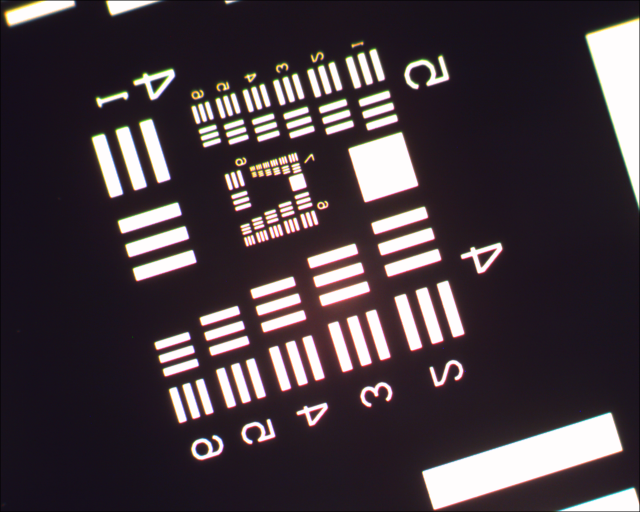
%> input picture BE492Lab3/04_C5.bmp, 1280 x 1024 px (shown at 1/2 size)
$ octave BE492Lab3_PartC.m   (GNU Octave 9; MATLAB toolbox functions it lacks are replaced by stand-ins)
%> lines starting %> are read from the running program, lines starting %| are printed output that depends on the picture
%Part C
close all;

USAF1951_focused = imread('04_C5.bmp');
%> USAF1951_focused is the input picture: size 1024x1280x3 uint8; mean R, G, B 69.7, 58.9, 64.9
USAF1951_defocused = imread('05_C6.bmp');
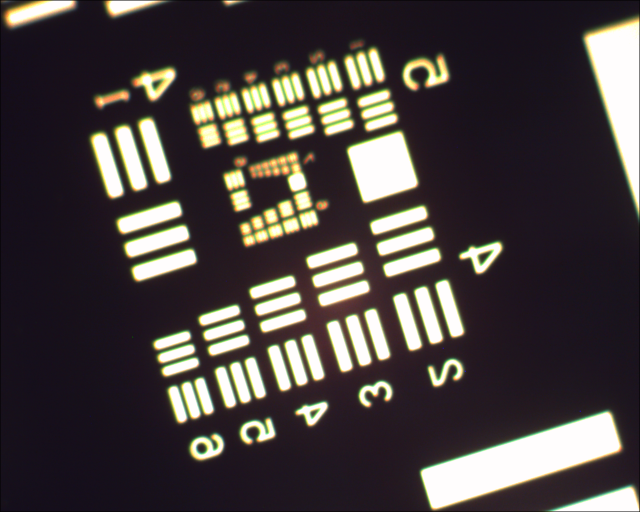
%> input picture BE492Lab3/05_C6.bmp, 1280 x 1024 px (shown at 1/2 size)
%> USAF1951_defocused is the input picture: size 1024x1280x3 uint8; mean R, G, B 73.5, 66.5, 65.4
USAF1951_shifted = imread('06_C7.bmp');
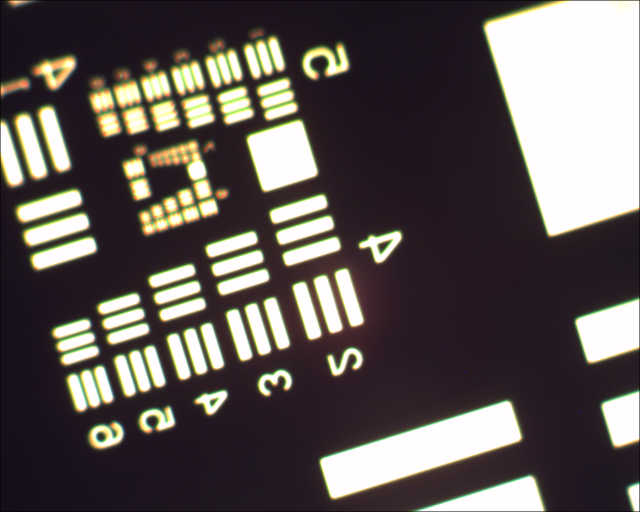
%> input picture BE492Lab3/06_C7.bmp, 1280 x 1024 px (shown at 1/2 size)
%> USAF1951_shifted is the input picture: size 1024x1280x3 uint8; mean R, G, B 96.1, 89, 86.4

%Grayscale Conversion using NTSC standards
Focusedgray = 0.2989*USAF1951_focused(:,:,1) + 0.5870*USAF1951_focused(:,:,2) + 0.1140*USAF1951_focused(:,:,3);
Defocusedgray = 0.2989*USAF1951_defocused(:,:,1) + 0.5870*USAF1951_defocused(:,:,2) + 0.1140*USAF1951_defocused(:,:,3);
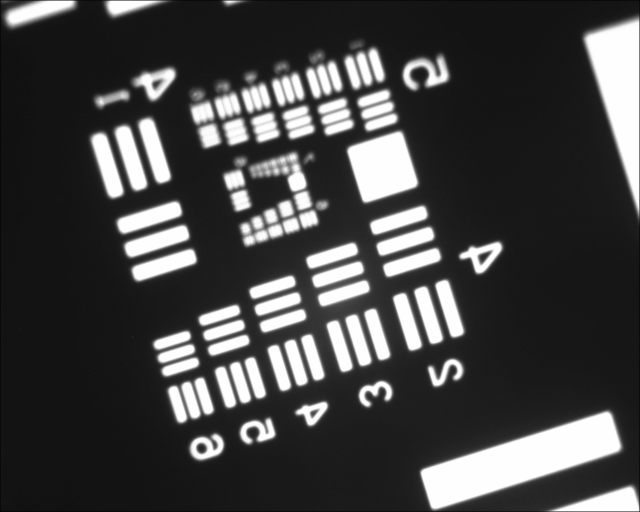
%> Defocusedgray: size 1024x1280 uint8 (shown at 1/2 size); min 0, max 254, mean 68.5
Shiftedgray = 0.2989*USAF1951_shifted(:,:,1) + 0.5870*USAF1951_shifted(:,:,2) + 0.1140*USAF1951_shifted(:,:,3);

FG_size = size(Focusedgray);
%> FG_size = [1024 1280]
DFG_size = size(Defocusedgray);
%> DFG_size = [1024 1280]
SG_size = size(Shiftedgray);
%> SG_size = [1024 1280]

microns_x = [0 ((1280 * 3.6)/(0.5*4))];
microns_y = [0 ((1024 * 3.6)/(0.5*4))];

FigureC1 = figure('name', 'Focused');
colormap(gray(256));
imagesc(microns_x,microns_y, Focusedgray);
title('NTSC Standard Grayscaled 4x Magnification in Focus');
xlabel('Microns');
ylabel('Microns');

FigureC2 = figure('name', 'Defocused');
colormap(gray(256));
imagesc(microns_x,microns_y, Defocusedgray);
title('NTSC Standard Grayscaled 4x Magnification Defocused');
xlabel('Microns');
ylabel('Microns');

%in-focus: Group 7 element 6
%out: Group 4 Element 6
infocus_real = 2^(7+((6-1)/6));
outfocus_real = 2^(4+((6-1)/6));
%NA
infoc_m = 1000/(2*infocus_real);
outfoc_m = 1000/(2*outfocus_real);
NA_infoc = 0.5/(2*infoc_m);
NA_outfoc = 0.5/(2*outfoc_m);

%filter function
ftpic_in = fftshift(fft2(Focusedgray));
ftpic_out = fftshift(fft2(Defocusedgray));
filterfxn = ftpic_out./ftpic_in;
filterfxn_abs = abs(filterfxn);
filterfxn_abs(filterfxn_abs>1) = 1;
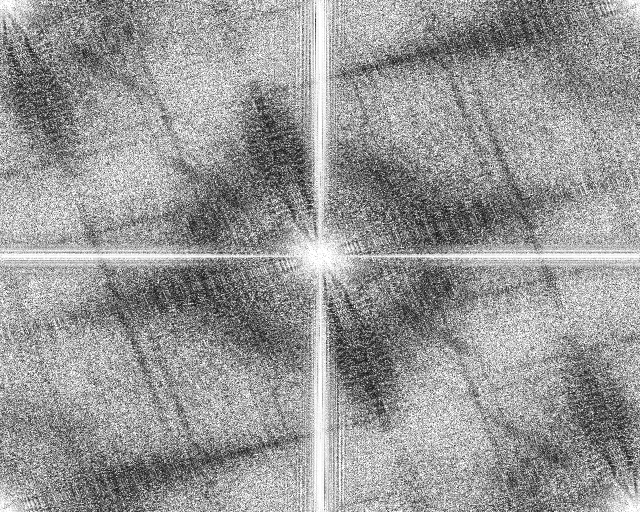
%> filterfxn_abs: size 1024x1280 double (shown at 1/2 size); min 0.000359, max 1, mean 0.596

FigureC3 = figure('Name', 'Filter Function');
colormap(gray(256));
imagesc(microns_x,microns_y, filterfxn_abs);
title('Filter Function');
xlabel('Microns');
ylabel('Microns');

%Deblur
ftpic_shift = fftshift(fft2(Shiftedgray));
fudgefactor = 0.1;
f = filterfxn_abs./((abs(filterfxn).^2) + fudgefactor);
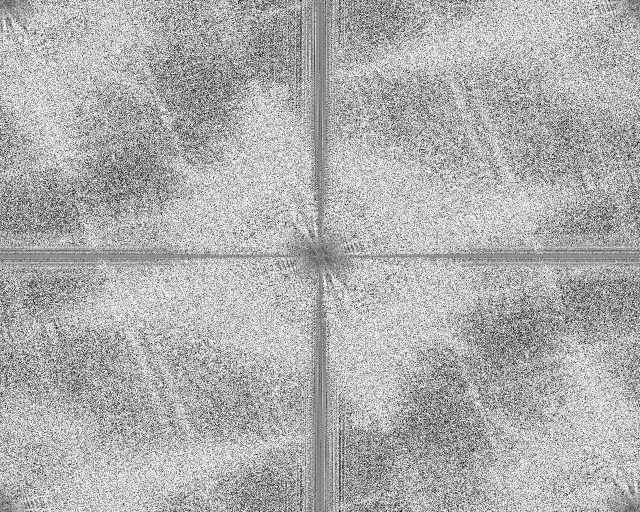
%> f: size 1024x1280 double (shown at 1/2 size); min 8.51e-06, max 1.58, mean 1.08; drawn with min black and max white
ftpic_fr = ftpic_shift.*f;
iftpic = ifft2(ifftshift(ftpic_fr));
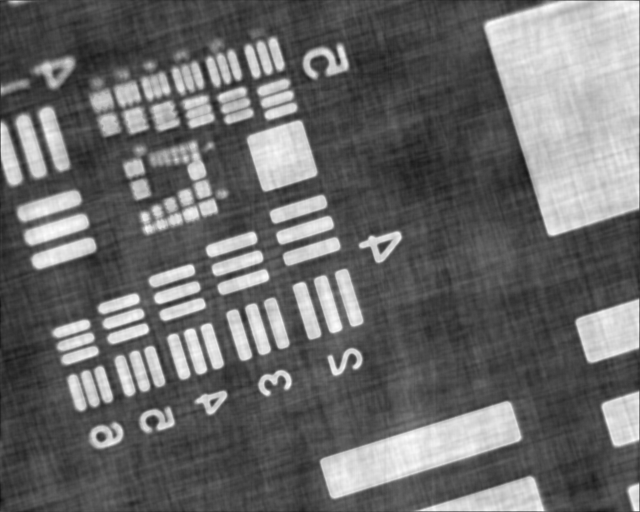
%> iftpic: size 1024x1280 double (shown at 1/2 size); min -60.19, max 250.1, mean 70.6; drawn with min black and max white
iftpic_real = real(iftpic);
iftpic_rabs = abs(iftpic_real);
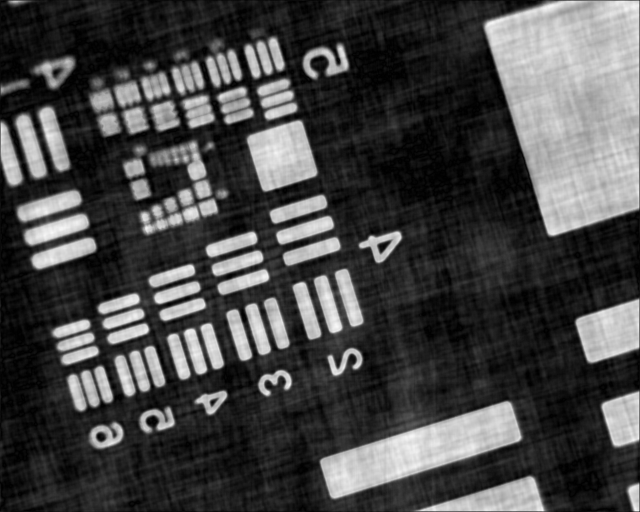
%> iftpic_rabs: size 1024x1280 double (shown at 1/2 size); min 0.000204, max 250.1, mean 71

FigureC4 = figure('Name', 'Defocused Shifted');
colormap(gray(256));
imagesc(microns_x,microns_y, Shiftedgray);
title('Defocused Shifted Image');
xlabel('Microns');
ylabel('Microns');

FigureC5 = figure('Name', 'Deblurred Defocused Shifted');
colormap(gray(256));
imagesc(microns_x,microns_y, iftpic_rabs);
title('Deblurred Defocused Shifted Image');
xlabel('Microns');
ylabel('Microns');
